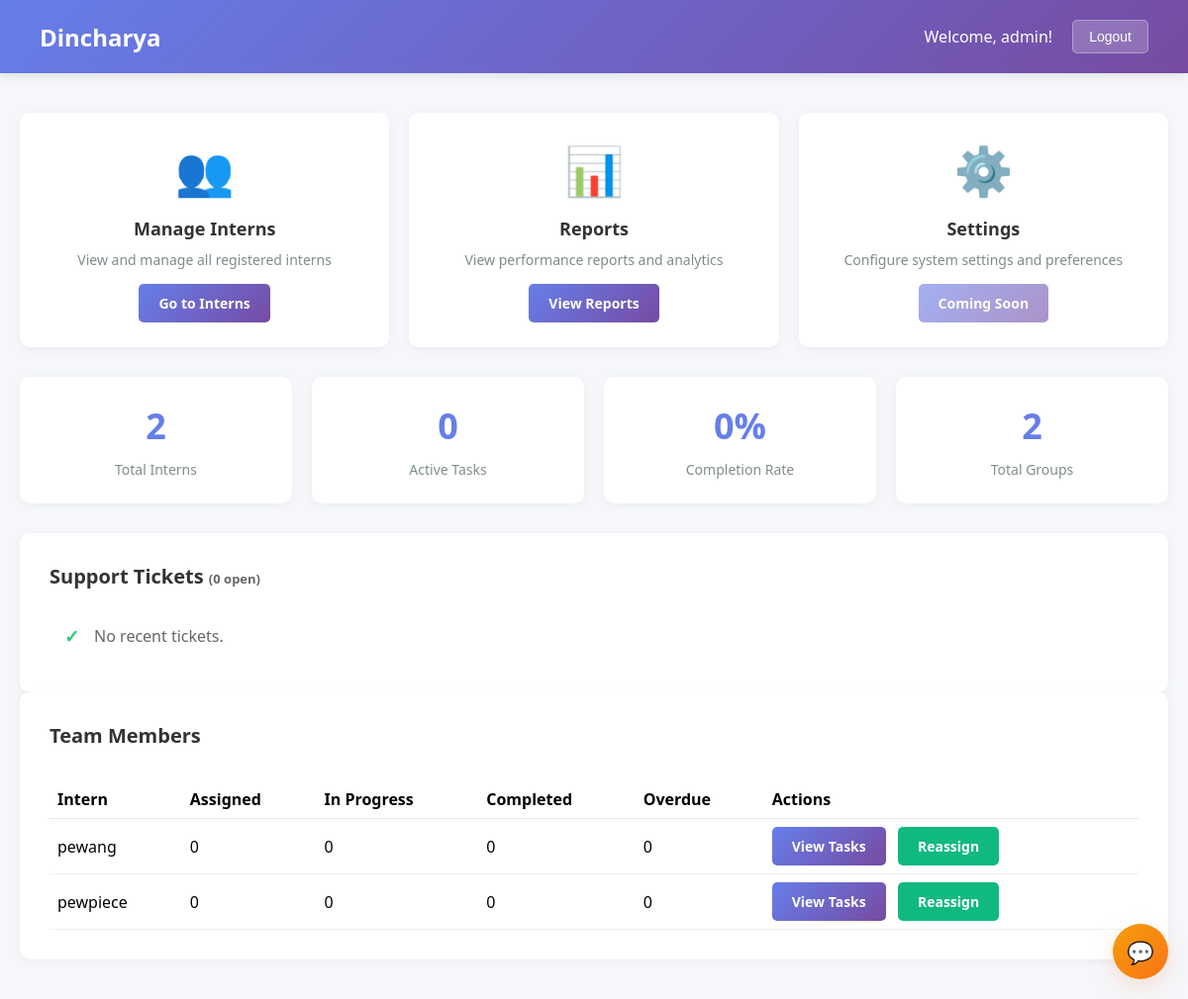
The app's page / (signed in), older data.
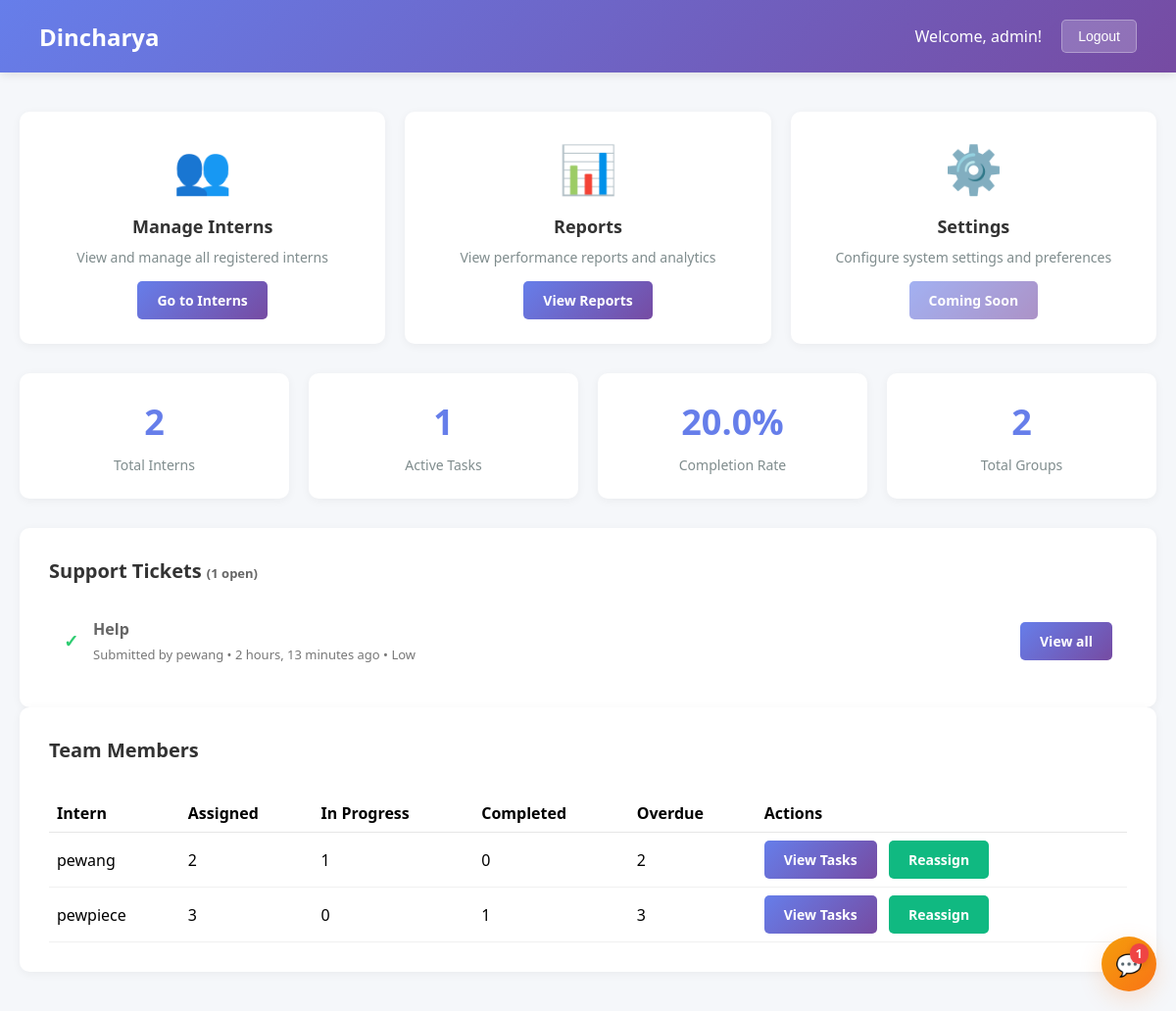
The same page, newer data.
### scheduler/models.py (models this page shows, shortened)
class CustomUser(AbstractUser):
    ROLE_CHOICES = (
        ('supervisor', 'Supervisor'),
        ('intern', 'Intern'),
    )
    role = models.CharField(max_length=20, choices=ROLE_CHOICES, default='intern')

class SupportTicket(models.Model):
    STATUS_CHOICES = (
        ('open', 'Open'),
        ('in_progress', 'In Progress'),
        ('resolved', 'Resolved'),
        ('closed', 'Closed'),
    )
    PRIORITY_CHOICES = (
        ('low', 'Low'),
        ('medium', 'Medium'),
        ('high', 'High'),
    )
    subject = models.CharField(max_length=200)
    description = models.TextField()
    created_by = models.ForeignKey(CustomUser, related_name='support_tickets', on_delete=models.CASCADE)
    assigned_to = models.ForeignKey(CustomUser, related_name='assigned_support_tickets', on_delete=models.SET_NULL, null=True, blank=True)
    status = models.CharField(max_length=20, choices=STATUS_CHOICES, default='open')
    priority = models.CharField(max_length=10, choices=PRIORITY_CHOICES, default='medium')
    created_at = models.DateTimeField(auto_now_add=True)
    updated_at = models.DateTimeField(auto_now=True)
    class Meta:
        ordering = ['-created_at']

### scheduler/views.py (the view)
# urls.py: path('', views.dashboard, name='dashboard'),
@login_required
def dashboard(request):
    user = request.user
    from django.utils import timezone
    user_tasks = Task.objects.filter(assigned_to=user).order_by('due_date')[:5]
    user_all_tasks_qs = Task.objects.filter(assigned_to=user)
    tasks_assigned_count = user_all_tasks_qs.count()
    tasks_completed_count = user_all_tasks_qs.filter(status='completed').count()
    tasks_inprogress_count = user_all_tasks_qs.filter(status='in_progress').count()
    context = {
        'user': user,
        'recent_tasks': user_tasks,
        'now': timezone.now(),
        'tasks_assigned_count': tasks_assigned_count,
        'tasks_completed_count': tasks_completed_count,
        'tasks_inprogress_count': tasks_inprogress_count,
    }
    if user.role == 'supervisor':
        interns = CustomUser.objects.filter(role='intern')
        team_tasks = Task.objects.filter(assigned_to__in=interns)
        summary = interns.annotate(
            assigned_count=Count('assigned_tasks'),
            completed_count=Count('assigned_tasks', filter=Q(assigned_tasks__status='completed')),
            inprogress_count=Count('assigned_tasks', filter=Q(assigned_tasks__status='in_progress')),
            overdue_count=Count('assigned_tasks', filter=Q(assigned_tasks__due_date__lt=timezone.now()))
        )
        context.update({
            'team_summary': summary,
            'team_overview': {
                'total': team_tasks.count(),
                'completed': team_tasks.filter(status='completed').count(),
                'in_progress': team_tasks.filter(status='in_progress').count(),
                'overdue': team_tasks.filter(due_date__lt=timezone.now()).count(),
            }
        })
        interns_count = interns.count()
        from django.contrib.auth.models import Group
        groups_count = Group.objects.count()
        total_tasks = team_tasks.count()
        completed = team_tasks.filter(status='completed').count()
        completion_rate = round((completed / total_tasks) * 100, 1) if total_tasks else 0
        context.update({
            'interns_count': interns_count,
            'groups_count': groups_count,
            'completion_rate': completion_rate,
        })
        recent_tickets = SupportTicket.objects.filter(status__in=['open', 'in_progress']).select_related('created_by')[:5]
        open_tickets_count = SupportTicket.objects.filter(status='open').count()
        context.update({
            'recent_tickets': recent_tickets,
            'open_tickets_count': open_tickets_count,
        })
        return render(request, 'supervisor_dashboard.html', context)
    elif user.role == 'intern':
        my_tickets = SupportTicket.objects.filter(created_by=user).select_related('assigned_to').prefetch_related('replies__responder')[:5]
        context.update({
            'my_tickets': my_tickets,
        })
        return render(request, 'intern_dashboard.html', context)
    else:
        return render(request, 'unauthorized.html')

### templates/supervisor_dashboard.html (shortened to what the changed rows need)
<!DOCTYPE html>
<html lang="en">
<head>
</head>
<body>
    <div class="navbar">
        <h1>Dincharya</h1>
    </div>
    <div class="container">
        <div class="stats-section">
            <div class="stat-card">
                <div class="stat-number">{{ team_overview.in_progress|default:'0' }}</div>
                <div class="stat-label">Active Tasks</div>
            </div>
            <div class="stat-card">
                <div class="stat-number">{{ completion_rate|default:'0' }}%</div>
                <div class="stat-label">Completion Rate</div>
            </div>
        </div>
        <div class="info-section mt-3">
            <h3>Support Tickets <small style="color:#666; font-size:13px;">({{ open_tickets_count|default:'0' }} open)</small></h3>
            <ul class="info-list" style="margin-top:8px;">
                {% for t in recent_tickets %}
                <li style="display:flex; justify-content:space-between; align-items:center;">
                    <div style="flex:1;">
                        <strong>{{ t.subject|truncatechars:60 }}</strong>
                        <div style="color:#777; font-size:13px; margin-top:6px;">
                            Submitted by {{ t.created_by.get_full_name|default:t.created_by.username }} • {{ t.created_at|timesince }} ago • {{ t.get_priority_display }}
                        </div>
                    </div>
                    <div style="margin-left:12px;">
                        <a href="{% url 'support_list' %}" class="action-btn">View all</a>
                    </div>
                </li>
                {% empty %}
                <li>No recent tickets.</li>
                {% endfor %}
            </ul>
        </div>
        <div class="info-section mt-3">
            <div style="overflow:auto;">
                <table style="width:100%; border-collapse: collapse; margin-top: 12px;">
                    <thead>
                        <tr style="text-align:left; border-bottom: 1px solid #e6e6e6;">
                            <th style="padding:8px">Intern</th>
                            <th style="padding:8px">Assigned</th>
                            <th style="padding:8px">In Progress</th>
                            <th style="padding:8px">Completed</th>
                            <th style="padding:8px">Overdue</th>
                            <th style="padding:8px">Actions</th>
                        </tr>
                    </thead>
                    <tbody>
                        {% for intern in team_summary %}
                        <tr style="border-bottom: 1px solid #f0f0f0;">
                            <td style="padding:8px">{{ intern.get_full_name|default:intern.username }}</td>
                            <td style="padding:8px">{{ intern.assigned_count|default:'0' }}</td>
                            <td style="padding:8px">{{ intern.inprogress_count|default:'0' }}</td>
                            <td style="padding:8px">{{ intern.completed_count|default:'0' }}</td>
                            <td style="padding:8px">{{ intern.overdue_count|default:'0' }}</td>
                            <td style="padding:8px">
                                <a href="{% url 'tasks:task_list' %}?assigned_to={{ intern.id }}" class="action-btn">View Tasks</a>
                                <a href="{% url 'bulk_reassign' %}?assigned_to={{ intern.id }}" class="action-btn" style="margin-left:8px; background:#10b981">Reassign</a>
                            </td>
                        </tr>
                        {% empty %}
                        <tr>
                            <td colspan="6" style="padding:12px; text-align:center; color:#777">No interns found.</td>
                        </tr>
                        {% endfor %}
                    </tbody>
                </table>
            </div>
        </div>
    </div>
    <a href="{% url 'support_list' %}" class="support-float" aria-label="Support" title="Support tickets">
        <span style="position:relative; display:inline-block;">💬
            {% if open_tickets_count and open_tickets_count > 0 %}
            <span class="support-badge">{{ open_tickets_count }}</span>
            {% endif %}
        </span>
    </a>
</body>
</html>

Row changes from the older to the newer data that the page shows:
added SupportTicket: subject "Help", created_by.get_full_name "pewang", created_at "2 hours, 13 minutes", priority "Low"
changed CustomUser "pewang": assigned_count "0" → "2"; inprogress_count "0" → "1"; overdue_count "0" → "2"
computed for CustomUser "pewpiece": assigned_count "0" → "3"; completed_count "0" → "1"; overdue_count "0" → "3"
Text that changed along with them:
{{ team_overview.in_progress|default:'0' }}: "0" → "1"
{{ completion_rate|default:'0' }}: "0" → "20.0"
{{ open_tickets_count|default:'0' }}: "0" → "1"
{{ open_tickets_count }}: (not shown) → "1"
text no longer shown: "No recent tickets."
